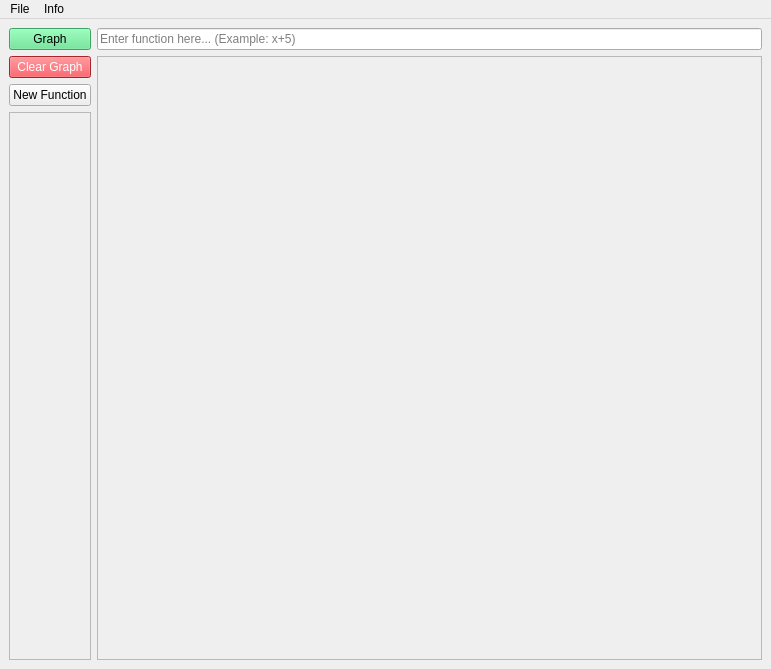
<?xml version="1.0" encoding="UTF-8"?>
<ui version="4.0">
 <class>MainWindow</class>
 <widget class="QMainWindow" name="MainWindow">
  <property name="geometry">
   <rect>
    <x>0</x>
    <y>0</y>
    <width>771</width>
    <height>669</height>
   </rect>
  </property>
  <property name="sizePolicy">
   <sizepolicy hsizetype="Fixed" vsizetype="Fixed">
    <horstretch>0</horstretch>
    <verstretch>0</verstretch>
   </sizepolicy>
  </property>
  <property name="windowTitle">
   <string>MainWindow</string>
  </property>
  <property name="styleSheet">
   <string notr="true"/>
  </property>
  <widget class="QWidget" name="centralwidget">
   <property name="styleSheet">
    <string notr="true"/>
   </property>
   <layout class="QGridLayout" name="gridLayout_2">
    <item row="3" column="0" colspan="2">
     <widget class="QPushButton" name="btn_createFunction">
      <property name="focusPolicy">
       <enum>Qt::FocusPolicy::StrongFocus</enum>
      </property>
      <property name="toolTip">
       <string>Click to create a new function</string>
      </property>
      <property name="text">
       <string>New Function</string>
      </property>
      <property name="autoDefault">
       <bool>true</bool>
      </property>
     </widget>
    </item>
    <item row="1" column="3">
     <widget class="QLineEdit" name="lineEdit">
      <property name="text">
       <string/>
      </property>
      <property name="placeholderText">
       <string>Enter function here... (Example: x+5)</string>
      </property>
     </widget>
    </item>
    <item row="2" column="3" rowspan="4">
     <widget class="QFrame" name="graphingFrame">
      <property name="frameShape">
       <enum>QFrame::Shape::StyledPanel</enum>
      </property>
      <property name="frameShadow">
       <enum>QFrame::Shadow::Raised</enum>
      </property>
      <layout class="QGridLayout" name="gridLayout">
       <item row="0" column="1">
        <widget class="MplWidget" name="graphingCanvas" native="true">
         <property name="enabled">
          <bool>true</bool>
         </property>
         <property name="cursor">
          <cursorShape>CrossCursor</cursorShape>
         </property>
        </widget>
       </item>
      </layout>
     </widget>
    </item>
    <item row="4" column="0" rowspan="2" colspan="2">
     <widget class="QFrame" name="frame">
      <property name="frameShape">
       <enum>QFrame::Shape::StyledPanel</enum>
      </property>
      <property name="frameShadow">
       <enum>QFrame::Shadow::Raised</enum>
      </property>
     </widget>
    </item>
    <item row="2" column="0" colspan="2">
     <widget class="QPushButton" name="btn_clear">
      <property name="toolTip">
       <string>Click to clear graph</string>
      </property>
      <property name="styleSheet">
       <string notr="true">background-color: rgb(237, 51, 59);
color: rgb(255, 255, 255);
</string>
      </property>
      <property name="text">
       <string>Clear Graph</string>
      </property>
     </widget>
    </item>
    <item row="1" column="0" colspan="2">
     <widget class="QPushButton" name="btn_graph">
      <property name="toolTip">
       <string>Click to graph current function</string>
      </property>
      <property name="styleSheet">
       <string notr="true">background-color: rgb(87, 227, 137);</string>
      </property>
      <property name="text">
       <string>Graph</string>
      </property>
      <property name="autoDefault">
       <bool>true</bool>
      </property>
      <property name="default">
       <bool>false</bool>
      </property>
      <property name="flat">
       <bool>false</bool>
      </property>
     </widget>
    </item>
   </layout>
  </widget>
  <widget class="QMenuBar" name="menubar">
   <property name="geometry">
    <rect>
     <x>0</x>
     <y>0</y>
     <width>771</width>
     <height>23</height>
    </rect>
   </property>
   <widget class="QMenu" name="menuFile">
    <property name="title">
     <string>File</string>
    </property>
    <addaction name="actionNew_Window"/>
    <addaction name="separator"/>
    <addaction name="actionSave_Image"/>
   </widget>
   <widget class="QMenu" name="menuInfo">
    <property name="title">
     <string>Info</string>
    </property>
    <addaction name="actionAbout"/>
    <addaction name="separator"/>
    <addaction name="actionHelp"/>
   </widget>
   <addaction name="menuFile"/>
   <addaction name="menuInfo"/>
  </widget>
  <action name="actionHelp">
   <property name="icon">
    <iconset theme="QIcon::ThemeIcon::HelpFaq"/>
   </property>
   <property name="text">
    <string>Help</string>
   </property>
  </action>
  <action name="actionNew_Window">
   <property name="icon">
    <iconset theme="QIcon::ThemeIcon::WindowNew"/>
   </property>
   <property name="text">
    <string>New Window</string>
   </property>
  </action>
  <action name="actionSave_Image">
   <property name="icon">
    <iconset theme="QIcon::ThemeIcon::DriveHarddisk"/>
   </property>
   <property name="text">
    <string>Save Image</string>
   </property>
  </action>
  <action name="actionAbout">
   <property name="icon">
    <iconset theme="QIcon::ThemeIcon::HelpAbout"/>
   </property>
   <property name="text">
    <string>About</string>
   </property>
  </action>
 </widget>
 <customwidgets>
  <customwidget>
   <class>MplWidget</class>
   <extends>QWidget</extends>
   <header>mplwidget.h</header>
   <container>1</container>
   <slots>
    <slot>clearGraph()</slot>
    <slot>graphFunction()</slot>
    <slot>passFunction(QString)</slot>
   </slots>
  </customwidget>
 </customwidgets>
 <resources/>
 <connections>
  <connection>
   <sender>btn_createFunction</sender>
   <signal>clicked()</signal>
   <receiver>lineEdit</receiver>
   <slot>clear()</slot>
   <hints>
    <hint type="sourcelabel">
     <x>90</x>
     <y>49</y>
    </hint>
    <hint type="destinationlabel">
     <x>102</x>
     <y>81</y>
    </hint>
   </hints>
  </connection>
 </connections>
</ui>
